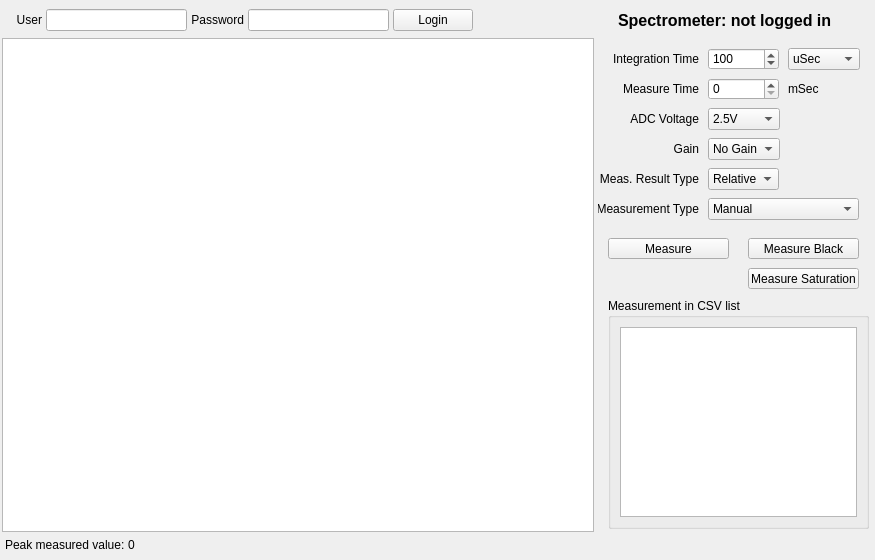
<?xml version="1.0" encoding="UTF-8"?>
<ui version="4.0">
 <class>SpectrometerApp</class>
 <widget class="QMainWindow" name="SpectrometerApp">
  <property name="windowModality">
   <enum>Qt::NonModal</enum>
  </property>
  <property name="geometry">
   <rect>
    <x>0</x>
    <y>0</y>
    <width>875</width>
    <height>560</height>
   </rect>
  </property>
  <property name="sizePolicy">
   <sizepolicy hsizetype="Expanding" vsizetype="Preferred">
    <horstretch>0</horstretch>
    <verstretch>0</verstretch>
   </sizepolicy>
  </property>
  <property name="minimumSize">
   <size>
    <width>875</width>
    <height>550</height>
   </size>
  </property>
  <property name="maximumSize">
   <size>
    <width>16777215</width>
    <height>16777215</height>
   </size>
  </property>
  <property name="focusPolicy">
   <enum>Qt::NoFocus</enum>
  </property>
  <property name="contextMenuPolicy">
   <enum>Qt::DefaultContextMenu</enum>
  </property>
  <property name="acceptDrops">
   <bool>false</bool>
  </property>
  <property name="windowTitle">
   <string/>
  </property>
  <property name="windowIcon">
   <iconset>
    <normaloff>:/MainForm/images/SpectrometerApp.png</normaloff>:/MainForm/images/SpectrometerApp.png</iconset>
  </property>
  <property name="documentMode">
   <bool>false</bool>
  </property>
  <widget class="QWidget" name="centralWidget">
   <layout class="QVBoxLayout" name="verticalLayout">
    <property name="spacing">
     <number>0</number>
    </property>
    <property name="leftMargin">
     <number>2</number>
    </property>
    <property name="topMargin">
     <number>2</number>
    </property>
    <property name="rightMargin">
     <number>2</number>
    </property>
    <property name="bottomMargin">
     <number>2</number>
    </property>
    <item>
     <widget class="QFrame" name="tbMain">
      <property name="minimumSize">
       <size>
        <width>0</width>
        <height>36</height>
       </size>
      </property>
      <property name="maximumSize">
       <size>
        <width>16777215</width>
        <height>16777215</height>
       </size>
      </property>
      <property name="frameShape">
       <enum>QFrame::NoFrame</enum>
      </property>
      <layout class="QHBoxLayout" name="horizontalLayout_16">
       <property name="spacing">
        <number>4</number>
       </property>
       <property name="leftMargin">
        <number>10</number>
       </property>
       <property name="topMargin">
        <number>0</number>
       </property>
       <property name="rightMargin">
        <number>10</number>
       </property>
       <property name="bottomMargin">
        <number>0</number>
       </property>
       <item>
        <widget class="QFrame" name="zoomBar">
         <property name="minimumSize">
          <size>
           <width>0</width>
           <height>36</height>
          </size>
         </property>
         <property name="maximumSize">
          <size>
           <width>16777215</width>
           <height>16777215</height>
          </size>
         </property>
         <property name="frameShape">
          <enum>QFrame::NoFrame</enum>
         </property>
         <property name="lineWidth">
          <number>0</number>
         </property>
         <layout class="QHBoxLayout" name="horizontalLayout_88">
          <property name="spacing">
           <number>4</number>
          </property>
          <property name="leftMargin">
           <number>0</number>
          </property>
          <property name="topMargin">
           <number>0</number>
          </property>
          <property name="rightMargin">
           <number>0</number>
          </property>
          <property name="bottomMargin">
           <number>0</number>
          </property>
         </layout>
        </widget>
       </item>
       <item>
        <widget class="QLabel" name="lblUser">
         <property name="text">
          <string>User</string>
         </property>
         <property name="alignment">
          <set>Qt::AlignRight|Qt::AlignTrailing|Qt::AlignVCenter</set>
         </property>
        </widget>
       </item>
       <item>
        <widget class="QLineEdit" name="edtUser">
         <property name="toolTip">
          <string>&lt;html&gt;&lt;head/&gt;&lt;body&gt;&lt;p&gt;Username for Particle cloud login to access your spectrometer device&lt;/p&gt;&lt;/body&gt;&lt;/html&gt;</string>
         </property>
         <property name="text">
          <string/>
         </property>
        </widget>
       </item>
       <item>
        <widget class="QLabel" name="lblPwd">
         <property name="text">
          <string>Password</string>
         </property>
         <property name="alignment">
          <set>Qt::AlignRight|Qt::AlignTrailing|Qt::AlignVCenter</set>
         </property>
        </widget>
       </item>
       <item>
        <widget class="QLineEdit" name="edtPwd">
         <property name="toolTip">
          <string>&lt;html&gt;&lt;head/&gt;&lt;body&gt;&lt;p&gt;Password for Particle cloud login to access your spectrometer device&lt;/p&gt;&lt;/body&gt;&lt;/html&gt;</string>
         </property>
         <property name="inputMask">
          <string/>
         </property>
         <property name="echoMode">
          <enum>QLineEdit::Password</enum>
         </property>
        </widget>
       </item>
       <item>
        <widget class="QPushButton" name="btnLogin">
         <property name="text">
          <string>Login</string>
         </property>
        </widget>
       </item>
       <item>
        <spacer name="horizontalSpacer_5">
         <property name="orientation">
          <enum>Qt::Horizontal</enum>
         </property>
         <property name="sizeHint" stdset="0">
          <size>
           <width>40</width>
           <height>20</height>
          </size>
         </property>
        </spacer>
       </item>
       <item>
        <widget class="QLabel" name="lblSpectrometer">
         <property name="font">
          <font>
           <pointsize>12</pointsize>
           <weight>75</weight>
           <bold>true</bold>
          </font>
         </property>
         <property name="text">
          <string>Spectrometer: not logged in       </string>
         </property>
        </widget>
       </item>
      </layout>
     </widget>
    </item>
    <item>
     <layout class="QHBoxLayout" name="horizontalLayout_4" stretch="0,0">
      <property name="spacing">
       <number>4</number>
      </property>
      <item>
       <widget class="QtCharts::QChartView" name="wChart">
        <property name="minimumSize">
         <size>
          <width>200</width>
          <height>240</height>
         </size>
        </property>
       </widget>
      </item>
      <item>
       <widget class="QFrame" name="ctrlFrame">
        <property name="sizePolicy">
         <sizepolicy hsizetype="Fixed" vsizetype="Expanding">
          <horstretch>0</horstretch>
          <verstretch>0</verstretch>
         </sizepolicy>
        </property>
        <property name="minimumSize">
         <size>
          <width>275</width>
          <height>240</height>
         </size>
        </property>
        <property name="frameShape">
         <enum>QFrame::NoFrame</enum>
        </property>
        <property name="frameShadow">
         <enum>QFrame::Sunken</enum>
        </property>
        <widget class="QGroupBox" name="CSV">
         <property name="geometry">
          <rect>
           <x>10</x>
           <y>260</y>
           <width>261</width>
           <height>231</height>
          </rect>
         </property>
         <property name="toolTip">
          <string>&lt;html&gt;&lt;head/&gt;&lt;body&gt;&lt;p&gt;Last measurement captured in CSV format&lt;/p&gt;&lt;/body&gt;&lt;/html&gt;</string>
         </property>
         <property name="statusTip">
          <string/>
         </property>
         <property name="title">
          <string>Measurement in CSV list </string>
         </property>
         <layout class="QGridLayout" name="gridLayout_6">
          <item row="0" column="0">
           <widget class="QPlainTextEdit" name="txtCSV">
            <property name="readOnly">
             <bool>true</bool>
            </property>
           </widget>
          </item>
         </layout>
        </widget>
        <widget class="QComboBox" name="cboxAdcRef">
         <property name="geometry">
          <rect>
           <x>110</x>
           <y>70</y>
           <width>72</width>
           <height>22</height>
          </rect>
         </property>
         <property name="toolTip">
          <string>&lt;html&gt;&lt;head/&gt;&lt;body&gt;&lt;p&gt;Selectable voltages for the spectrometer ADC. Allows better use of sensor output range&lt;/p&gt;&lt;/body&gt;&lt;/html&gt;</string>
         </property>
         <property name="editable">
          <bool>false</bool>
         </property>
         <property name="currentText">
          <string>2.5V</string>
         </property>
         <property name="currentIndex">
          <number>0</number>
         </property>
         <property name="maxVisibleItems">
          <number>4</number>
         </property>
         <property name="maxCount">
          <number>4</number>
         </property>
         <item>
          <property name="text">
           <string>2.5V</string>
          </property>
         </item>
         <item>
          <property name="text">
           <string>3V</string>
          </property>
         </item>
         <item>
          <property name="text">
           <string>4.096V</string>
          </property>
         </item>
         <item>
          <property name="text">
           <string>5V</string>
          </property>
         </item>
        </widget>
        <widget class="QComboBox" name="cboxGain">
         <property name="geometry">
          <rect>
           <x>110</x>
           <y>100</y>
           <width>72</width>
           <height>22</height>
          </rect>
         </property>
         <property name="toolTip">
          <string>&lt;html&gt;&lt;head/&gt;&lt;body&gt;&lt;p&gt;Gain settings for C12666MA spectrometer sensor&lt;/p&gt;&lt;/body&gt;&lt;/html&gt;</string>
         </property>
         <item>
          <property name="text">
           <string>No Gain</string>
          </property>
         </item>
         <item>
          <property name="text">
           <string>High Gain</string>
          </property>
         </item>
        </widget>
        <widget class="QSpinBox" name="spbIntegration">
         <property name="geometry">
          <rect>
           <x>110</x>
           <y>10</y>
           <width>71</width>
           <height>22</height>
          </rect>
         </property>
         <property name="toolTip">
          <string>&lt;html&gt;&lt;head/&gt;&lt;body&gt;&lt;p&gt;Integration time for the sensor in the specified units&lt;/p&gt;&lt;/body&gt;&lt;/html&gt;</string>
         </property>
         <property name="minimum">
          <number>1</number>
         </property>
         <property name="maximum">
          <number>10000000</number>
         </property>
         <property name="singleStep">
          <number>100</number>
         </property>
         <property name="value">
          <number>100</number>
         </property>
        </widget>
        <widget class="QLabel" name="lblIntegration">
         <property name="geometry">
          <rect>
           <x>0</x>
           <y>10</y>
           <width>101</width>
           <height>21</height>
          </rect>
         </property>
         <property name="text">
          <string>Integration Time</string>
         </property>
         <property name="alignment">
          <set>Qt::AlignRight|Qt::AlignTrailing|Qt::AlignVCenter</set>
         </property>
        </widget>
        <widget class="QPushButton" name="btnMeasure">
         <property name="geometry">
          <rect>
           <x>10</x>
           <y>200</y>
           <width>121</width>
           <height>21</height>
          </rect>
         </property>
         <property name="toolTip">
          <string>&lt;html&gt;&lt;head/&gt;&lt;body&gt;&lt;p&gt;Run the measurement of the selected measurement type&lt;/p&gt;&lt;/body&gt;&lt;/html&gt;</string>
         </property>
         <property name="text">
          <string>Measure</string>
         </property>
        </widget>
        <widget class="QLabel" name="lblMeasureTime">
         <property name="geometry">
          <rect>
           <x>0</x>
           <y>40</y>
           <width>101</width>
           <height>21</height>
          </rect>
         </property>
         <property name="text">
          <string>Measure Time</string>
         </property>
         <property name="alignment">
          <set>Qt::AlignRight|Qt::AlignTrailing|Qt::AlignVCenter</set>
         </property>
        </widget>
        <widget class="QSpinBox" name="spbMeasureTime">
         <property name="geometry">
          <rect>
           <x>110</x>
           <y>40</y>
           <width>71</width>
           <height>22</height>
          </rect>
         </property>
         <property name="toolTip">
          <string>&lt;html&gt;&lt;head/&gt;&lt;body&gt;&lt;p&gt;Measure time (always in milliseconds) for the C12880MA spectrometer sensor. This could be larger than integration time in which case multiple measurements for selected integration time will be taken. Only enabled in manual measurement mode&lt;/p&gt;&lt;/body&gt;&lt;/html&gt;</string>
         </property>
         <property name="minimum">
          <number>0</number>
         </property>
         <property name="maximum">
          <number>10000</number>
         </property>
         <property name="singleStep">
          <number>100</number>
         </property>
         <property name="value">
          <number>0</number>
         </property>
        </widget>
        <widget class="QPushButton" name="btnMeasureBlack">
         <property name="geometry">
          <rect>
           <x>150</x>
           <y>200</y>
           <width>111</width>
           <height>21</height>
          </rect>
         </property>
         <property name="toolTip">
          <string>&lt;html&gt;&lt;head/&gt;&lt;body&gt;&lt;p&gt;Run the measurement of the black levels for the selected measurement type&lt;/p&gt;&lt;/body&gt;&lt;/html&gt;</string>
         </property>
         <property name="text">
          <string>Measure Black</string>
         </property>
        </widget>
        <widget class="QComboBox" name="cboxUnits">
         <property name="geometry">
          <rect>
           <x>190</x>
           <y>10</y>
           <width>72</width>
           <height>22</height>
          </rect>
         </property>
         <property name="toolTip">
          <string>&lt;html&gt;&lt;head/&gt;&lt;body&gt;&lt;p&gt;Integration time units: micro- or milli- seconds&lt;/p&gt;&lt;/body&gt;&lt;/html&gt;</string>
         </property>
         <property name="currentText">
          <string>uSec</string>
         </property>
         <property name="currentIndex">
          <number>0</number>
         </property>
         <property name="maxVisibleItems">
          <number>2</number>
         </property>
         <property name="maxCount">
          <number>2</number>
         </property>
         <item>
          <property name="text">
           <string>uSec</string>
          </property>
         </item>
         <item>
          <property name="text">
           <string>mSec</string>
          </property>
         </item>
        </widget>
        <widget class="QLabel" name="lblADCRef">
         <property name="geometry">
          <rect>
           <x>10</x>
           <y>70</y>
           <width>91</width>
           <height>21</height>
          </rect>
         </property>
         <property name="text">
          <string>ADC Voltage</string>
         </property>
         <property name="alignment">
          <set>Qt::AlignRight|Qt::AlignTrailing|Qt::AlignVCenter</set>
         </property>
        </widget>
        <widget class="QLabel" name="lblMeasureUnits">
         <property name="geometry">
          <rect>
           <x>190</x>
           <y>40</y>
           <width>71</width>
           <height>21</height>
          </rect>
         </property>
         <property name="text">
          <string>mSec</string>
         </property>
         <property name="alignment">
          <set>Qt::AlignLeading|Qt::AlignLeft|Qt::AlignVCenter</set>
         </property>
        </widget>
        <widget class="QLabel" name="lblGain">
         <property name="geometry">
          <rect>
           <x>10</x>
           <y>100</y>
           <width>91</width>
           <height>21</height>
          </rect>
         </property>
         <property name="text">
          <string>Gain</string>
         </property>
         <property name="alignment">
          <set>Qt::AlignRight|Qt::AlignTrailing|Qt::AlignVCenter</set>
         </property>
        </widget>
        <widget class="QComboBox" name="cboxMeasResultType">
         <property name="geometry">
          <rect>
           <x>110</x>
           <y>130</y>
           <width>71</width>
           <height>22</height>
          </rect>
         </property>
         <property name="toolTip">
          <string>&lt;html&gt;&lt;head/&gt;&lt;body&gt;&lt;p&gt;Result ing type of the measurement. Could be either relative (0..1 scaled to the current selected ADC voltage), direct voltage measuremment in volts or absolute (0..1 scaled to the sensor saturation voltage)&lt;br/&gt;&lt;/p&gt;&lt;/body&gt;&lt;/html&gt;</string>
         </property>
         <item>
          <property name="text">
           <string>Relative</string>
          </property>
         </item>
         <item>
          <property name="text">
           <string>Voltage</string>
          </property>
         </item>
         <item>
          <property name="text">
           <string>Absolute</string>
          </property>
         </item>
        </widget>
        <widget class="QLabel" name="lblMeasType">
         <property name="geometry">
          <rect>
           <x>0</x>
           <y>130</y>
           <width>101</width>
           <height>21</height>
          </rect>
         </property>
         <property name="text">
          <string>Meas. Result Type</string>
         </property>
         <property name="alignment">
          <set>Qt::AlignRight|Qt::AlignTrailing|Qt::AlignVCenter</set>
         </property>
        </widget>
        <widget class="QComboBox" name="cboxMeasType">
         <property name="geometry">
          <rect>
           <x>110</x>
           <y>160</y>
           <width>151</width>
           <height>22</height>
          </rect>
         </property>
         <property name="toolTip">
          <string>&lt;html&gt;&lt;head/&gt;&lt;body&gt;&lt;p&gt;Type of the measurement taken: manual integration time (wwith above settings used), automatic integration maximizing sensor outpput for currently selected ADC voltage, automatic integration and ADC voltage minimizing integration time with maximum sensor output in that range and automatic integration and ADC voltage maximizing sensor output range&lt;/p&gt;&lt;/body&gt;&lt;/html&gt;</string>
         </property>
         <item>
          <property name="text">
           <string>Manual</string>
          </property>
         </item>
         <item>
          <property name="text">
           <string>Auto for Current Voltage</string>
          </property>
         </item>
         <item>
          <property name="text">
           <string>Auto Minimum Integration</string>
          </property>
         </item>
         <item>
          <property name="text">
           <string>Auto Maximum Range</string>
          </property>
         </item>
        </widget>
        <widget class="QLabel" name="lblMeasType_2">
         <property name="geometry">
          <rect>
           <x>0</x>
           <y>160</y>
           <width>101</width>
           <height>21</height>
          </rect>
         </property>
         <property name="text">
          <string>Measurement Type</string>
         </property>
         <property name="alignment">
          <set>Qt::AlignRight|Qt::AlignTrailing|Qt::AlignVCenter</set>
         </property>
        </widget>
        <widget class="QPushButton" name="btnMeasSat">
         <property name="geometry">
          <rect>
           <x>150</x>
           <y>230</y>
           <width>111</width>
           <height>21</height>
          </rect>
         </property>
         <property name="toolTip">
          <string>&lt;html&gt;&lt;head/&gt;&lt;body&gt;&lt;p&gt;Automatic measurement/calibration of the spectrometer sensor saturation. Point strong light source towards the specrrometer sensor and run this to calibrate the saturation. This operation typically needs to be done only once for ech spectrometer sensor.&lt;/p&gt;&lt;/body&gt;&lt;/html&gt;</string>
         </property>
         <property name="text">
          <string>Measure Saturation</string>
         </property>
        </widget>
       </widget>
      </item>
     </layout>
    </item>
    <item>
     <layout class="QHBoxLayout" name="horizontalLayout_1">
      <property name="spacing">
       <number>0</number>
      </property>
      <property name="topMargin">
       <number>0</number>
      </property>
      <item>
       <widget class="QFrame" name="statusFrame">
        <property name="sizePolicy">
         <sizepolicy hsizetype="Preferred" vsizetype="Preferred">
          <horstretch>0</horstretch>
          <verstretch>0</verstretch>
         </sizepolicy>
        </property>
        <property name="minimumSize">
         <size>
          <width>50</width>
          <height>0</height>
         </size>
        </property>
        <property name="frameShape">
         <enum>QFrame::NoFrame</enum>
        </property>
        <property name="frameShadow">
         <enum>QFrame::Sunken</enum>
        </property>
        <layout class="QHBoxLayout" name="horizontalLayout_10" stretch="0,0,0">
         <property name="spacing">
          <number>3</number>
         </property>
         <property name="leftMargin">
          <number>3</number>
         </property>
         <property name="topMargin">
          <number>0</number>
         </property>
         <property name="rightMargin">
          <number>3</number>
         </property>
         <property name="bottomMargin">
          <number>6</number>
         </property>
         <item>
          <widget class="QLabel" name="stMaxVal">
           <property name="minimumSize">
            <size>
             <width>0</width>
             <height>0</height>
            </size>
           </property>
           <property name="frameShape">
            <enum>QFrame::NoFrame</enum>
           </property>
           <property name="frameShadow">
            <enum>QFrame::Sunken</enum>
           </property>
           <property name="lineWidth">
            <number>1</number>
           </property>
           <property name="text">
            <string>Peak measured value:</string>
           </property>
           <property name="alignment">
            <set>Qt::AlignBottom|Qt::AlignLeading|Qt::AlignLeft</set>
           </property>
          </widget>
         </item>
         <item>
          <widget class="QLabel" name="lblMaxValue">
           <property name="minimumSize">
            <size>
             <width>40</width>
             <height>0</height>
            </size>
           </property>
           <property name="text">
            <string>0    </string>
           </property>
           <property name="alignment">
            <set>Qt::AlignBottom|Qt::AlignLeading|Qt::AlignLeft</set>
           </property>
          </widget>
         </item>
         <item>
          <spacer name="horizontalSpacer_1">
           <property name="orientation">
            <enum>Qt::Horizontal</enum>
           </property>
           <property name="sizeHint" stdset="0">
            <size>
             <width>4</width>
             <height>20</height>
            </size>
           </property>
          </spacer>
         </item>
        </layout>
       </widget>
      </item>
     </layout>
    </item>
   </layout>
  </widget>
  <action name="actionOpen">
   <property name="text">
    <string>Open Session...</string>
   </property>
   <property name="menuRole">
    <enum>QAction::NoRole</enum>
   </property>
  </action>
  <action name="actionSave">
   <property name="text">
    <string>Save Session...</string>
   </property>
   <property name="menuRole">
    <enum>QAction::NoRole</enum>
   </property>
  </action>
  <action name="actionNew">
   <property name="text">
    <string>New Session</string>
   </property>
   <property name="menuRole">
    <enum>QAction::NoRole</enum>
   </property>
  </action>
  <action name="actionQuit">
   <property name="text">
    <string>Quit</string>
   </property>
   <property name="menuRole">
    <enum>QAction::QuitRole</enum>
   </property>
  </action>
  <action name="actionHelp_web">
   <property name="text">
    <string>Help</string>
   </property>
   <property name="menuRole">
    <enum>QAction::NoRole</enum>
   </property>
  </action>
  <action name="actionAbout">
   <property name="text">
    <string>About Spectron</string>
   </property>
   <property name="menuRole">
    <enum>QAction::AboutRole</enum>
   </property>
  </action>
 </widget>
 <customwidgets>
  <customwidget>
   <class>QtCharts::QChartView</class>
   <extends>QGraphicsView</extends>
   <header location="global">QtCharts/QChartView&gt;
#include &lt;QtCharts/chartsnamespace.h</header>
  </customwidget>
 </customwidgets>
 <resources>
  <include location="SpectrometerApp.qrc"/>
 </resources>
 <connections/>
</ui>
